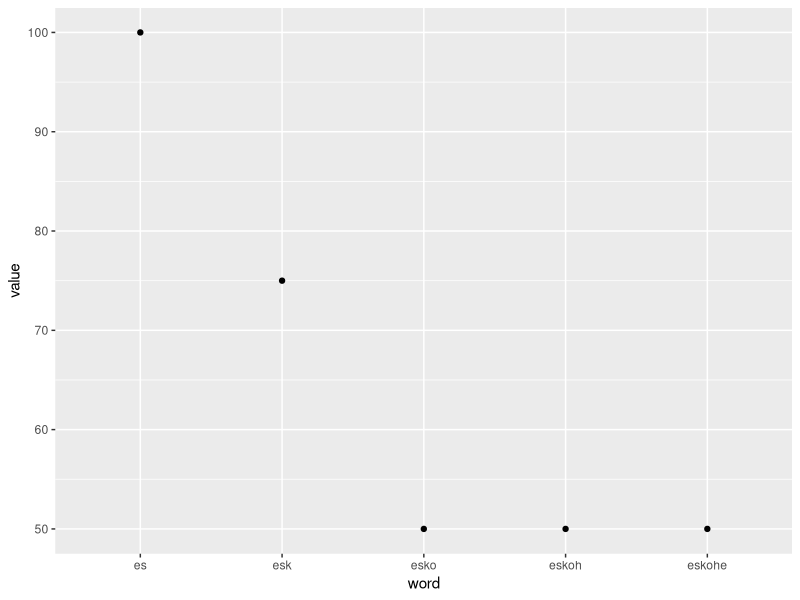

Write the R code that produced this figure.
## ---- chunk 1
knitr::opts_chunk$set(echo = FALSE)
## ---- chunk 2
library(ggplot2)

df <- data.frame(word = c("es", "esk", "esko", "eskoh", "eskohe"), 
                 value = c(100, 75, 50, 50, 50))

ggplot2::ggplot(df, aes(word, value)) + geom_point() 

